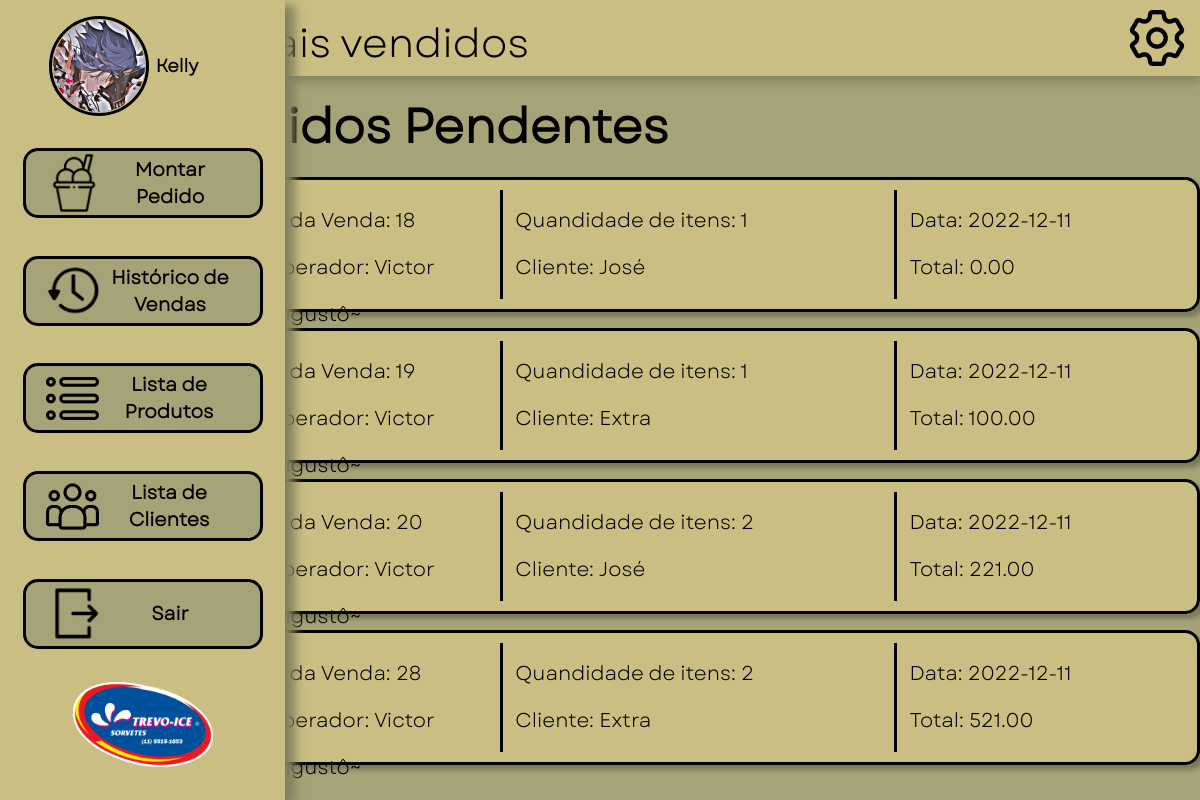
The page /PHP/Menu/Menu.php (signed in) on the database its author committed.
### tables this page shows
CREATE TABLE `venda` (
  `datas` date NOT NULL,
  `total_venda` decimal(8,2) NOT NULL,
  `quant_produtos` int(10) NOT NULL,
  `pend` int(10) NOT NULL,
  `id_cli` int(11) NOT NULL,
  `id_oper` int(11) NOT NULL,
  `id_venda` int(11) NOT NULL
);

CREATE TABLE `operador` (
  `nome_oper` varchar(255) NOT NULL,
  `email_oper` varchar(255) NOT NULL,
  `senha` varchar(255) NOT NULL,
  `avatar` varchar(255) NOT NULL,
  `nivel_acess` int(10) NOT NULL,
  `id_oper` int(11) NOT NULL
);

CREATE TABLE `cliente` (
  `nome_cli` varchar(255) NOT NULL,
  `apelido_cli` varchar(255) DEFAULT NULL,
  `email_cli` varchar(255) DEFAULT NULL,
  `contato_cli` varchar(255) NOT NULL,
  `cpf` varchar(255) DEFAULT NULL,
  `cnpj` varchar(255) DEFAULT NULL,
  `endereco_cli` varchar(255) NOT NULL,
  `id_cli` int(11) NOT NULL
);

### PHP/Cliente/listaclipedfunc.php (called while the page is built, shortened)
<?php
$selectped="SELECT * FROM venda  INNER JOIN operador ON venda.id_oper = operador.id_oper INNER JOIN cliente ON venda.id_cli = cliente.id_cli WHERE pend = '1' ORDER BY id_venda asc  ";
$resultped = $pdo->prepare($selectped);
$resultped->execute();

### PHP/Menu/Menu.php (the view, shortened to what this page needs)
<?php
include('../conexao.php');
include('../Cliente/listaclipedfunc.php');
?>
<!DOCTYPE html>
<html lang="pt-br">
<head>
    <link rel="stylesheet" type="text/css" href="../../CSS/Menu.css">
    <link rel="stylesheet" type="text/css" href="../../CSS/montarPedido.css">
</head>
<body>
    <div class="header">
        <a href="../Grafico/grafico.php" class="link">
            <div class="vendidos">
                <img src="../../IMG/grafico.png" class="icones" alt="" id="graf">
                <h1 id="titulo3">Mais vendidos</h1>
            </div>
        </a>
        <div id="config">
            <img src="../../IMG/conf.png" class="icones" onclick="abreconf()" id="conf">
        </div>
    </div>
    <div class="scroll">
        <div>
            <h1 id="teste">Pedidos Pendentes</h1>
        </div>
        <?php
        while ($linhas_ped = $resultped->fetch(PDO::FETCH_ASSOC)) {  ?>
            <a class="teste2" href="../Venda/pedido.php?id_ven=<?php echo $linhas_ped["id_venda"]; ?>">
                <div class="sectionone">
                    <u class="info">ID da Venda: <?php echo $linhas_ped["id_venda"]; ?> </u> <br>
                    <u class="info">Operador: <?php echo $linhas_ped[utf8_encode("nome_oper")]; ?> </u>
                </div>
                <div class="sectiontwo">
                    <u class="info">Quandidade de itens: <?php
                    echo $linhas_ped["quant_produtos"];
                    ?> </u><br>
                    <u class="info">Cliente: <?php echo $linhas_ped[utf8_encode("nome_cli")]; ?></u>
                </div>
                <div class="sectionthree">
                    <u class="info">Data: <?php echo $linhas_ped["datas"]; ?> </u><br>
                    <u class="info">Total: <?php echo $linhas_ped["total_venda"]; ?> </u>
                </div>
            </a>
        <?php  }; ?>
    </div>
    <div id="menuho">
        <div id="operador">
            <?php
            $avatar = $_SESSION['avatar_session'];
            echo '<img id="icon" src="' . $avatar . '">';
            ?>
        </div>
        <a class="sidebtn" href="../Cliente/selecionarcliente.php"> <img class="imgbtn" src="../../IMG/MP.png">
        </a>
        <a class="sidebtn" href="../Venda/historico.php"> <img class="imgbtn" src="../../IMG/historico.png">
        </a>
        <a class="sidebtn" href="../Produtos/ProdutosList.php"> <img class="imgbtn" src="../../IMG/LP.png">
        </a>
        <a class="sidebtn" href="../Cliente/listagemcli.php"> <img class="imgbtn" src="../../IMG/LC.png">
        </a>
        <a class="sidebtn" href="../logout.php"> <img class="imgbtn" src="../../IMG/EX.png">
        </a>
        <img src="../../IMG/trevoice.png" class="logo" alt="">
    </div>
    <div class="config-scn" id="config-aba" onmouseleave="fechaconf()">
    </div>
</body>

### CSS/Menu.css (style rules this page uses)
#config { user-select: none; }
a.link { display: flex; text-decoration: none; color: black; }
* { margin: 0px; padding: 0px; box-sizing: border-box; list-style: none; }
body { background: #A6A378; background-repeat: no-repeat; height: 100%; width: 100%; }
label, #teste { font-size: 15px; font-weight: bold; font-family: "garet"; user-select: none; }
#menuho { display: grid; height: 100%; justify-items: center; justify-content: center; background-color: #CABE82; width: 170px; box-shadow: 10px 5px 10px #82805e; z-index: 1; position: fixed; z-index: 6; top: 0; left: 0; overflow-x: hidden; transition: width .5s; }
#operador { display: flex; align-items: center; justify-content: space-evenly; position: sticky; transition-property: width; transition-duration: 1s; transition-timing-function: linear; margin-bottom: 10px; }
.logo { width: 140px; height: auto; user-select: none; }
.sidebtn { display: flex; align-items: center; justify-content: space-between; background: #A6A378; border: 3px solid #000000; border-radius: 15px; width: 100px; height: 70px; margin-top: 5px; padding-left: 20px; padding-right: 20px; position: relative; transition: width 1s; text-decoration: none; }
.imgbtn { width: 55px; user-select: none; }
h1 { font-size: 25px; text-align: top; }
#icon { width: 100px; height: 100px; border-radius: 50px; display: inline-block; user-select: none; border: 3px solid black; padding: 1px; transition-duration: 1s; transition-timing-function: linear; object-fit: cover; }
.header { position: sticky; top: 0; display: flex; justify-content: space-between; flex-flow: row wrap; padding: 10px; font-family: "garet"; font-size: 25px; background-color: #CABE82; color: #000; z-index: 5; height: 76px; box-shadow: 0px 5px 10px #82805e; width: auto; padding-left: 190px; }
#titulo3 { user-select: none; display: flex; color: #000; margin: 0px; font-size: 40px; font-weight: 500; }
.icones { cursor: pointer; height: 56px; width: 56px; user-select: none; }
#graf { display: inline-block; position: sticky; height: 45px; width: 45px; margin-right: 2px; }
#teste { margin-left: 12rem; margin-top: 1rem; display: flex; font-size: 48px; align-items: baseline; user-select: none; }
.teste2 { padding-top: 10px; margin-left: 15rem; margin-top: 1rem; background: #CABE82; border: 3px solid #000000; box-shadow: 5px 5px 4px rgba(0, 0, 0, 0.25); border-radius: 15px; width: 80%; height: 135px; font-size: 40px; text-decoration: none; padding-bottom: 10px; color: #000; display: flex; justify-content: space-evenly; align-items: center; transition: all .2s ease-in-out; }
.info { font-family: 'garet'; font-style: normal; font-size: 20px; text-decoration: none; overflow: hidden; }
.sectionone { border-right:black 3px solid; width: 25%; height: 100%; margin-left: 20px; user-select: none; }
.sectiontwo { width: 40%; display: inline-block; margin-left: 10px; border-right:black 3px solid; user-select: none; height: 100%; }
img { user-select: none; }
.sectionthree { width: 30%; display: inline-block; margin-left: 10px; user-select: none; height: 100%; }
.header { display: flex; align-items: center; width: auto; margin-right: 0; }
.vendidos { display: flex; align-items: center; }
.config-scn { padding-top: 20px; border-left: 0px solid #000000; border-bottom-left-radius: 10px; display: grid; height: 0px; justify-items: center; justify-content: center; background-color: #CABE82; width: 250px; box-shadow: -10px 5px 10px #82805e; z-index: 1; position: fixed; z-index: 1; top: 0; right: 0; overflow: hidden; transition: all 1s; }
#conf { margin-right: 5px; }

### rows shown on the page
venda: id_venda "18", id_oper.nome_oper "Victor Augustô~", quant_produtos "1", id_cli.nome_cli "José", datas "2022-12-11", total_venda "0.00"
venda: id_venda "19", id_oper.nome_oper "Victor Augustô~", quant_produtos "1", id_cli.nome_cli "Extra", datas "2022-12-11", total_venda "100.00"
venda: id_venda "20", id_oper.nome_oper "Victor Augustô~", quant_produtos "2", id_cli.nome_cli "José", datas "2022-12-11", total_venda "221.00"
venda: id_venda "28", id_oper.nome_oper "Victor Augustô~", quant_produtos "2", id_cli.nome_cli "Extra", datas "2022-12-11", total_venda "521.00"
